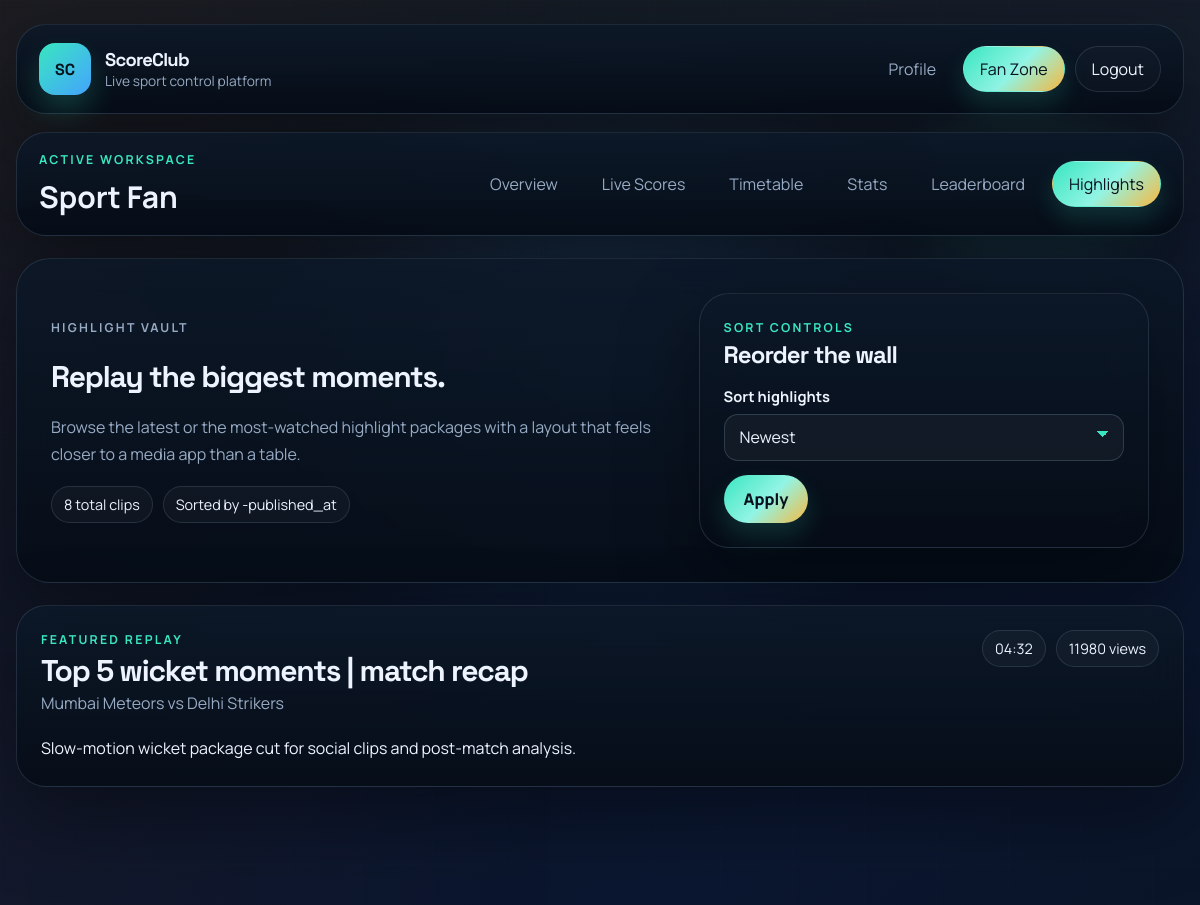
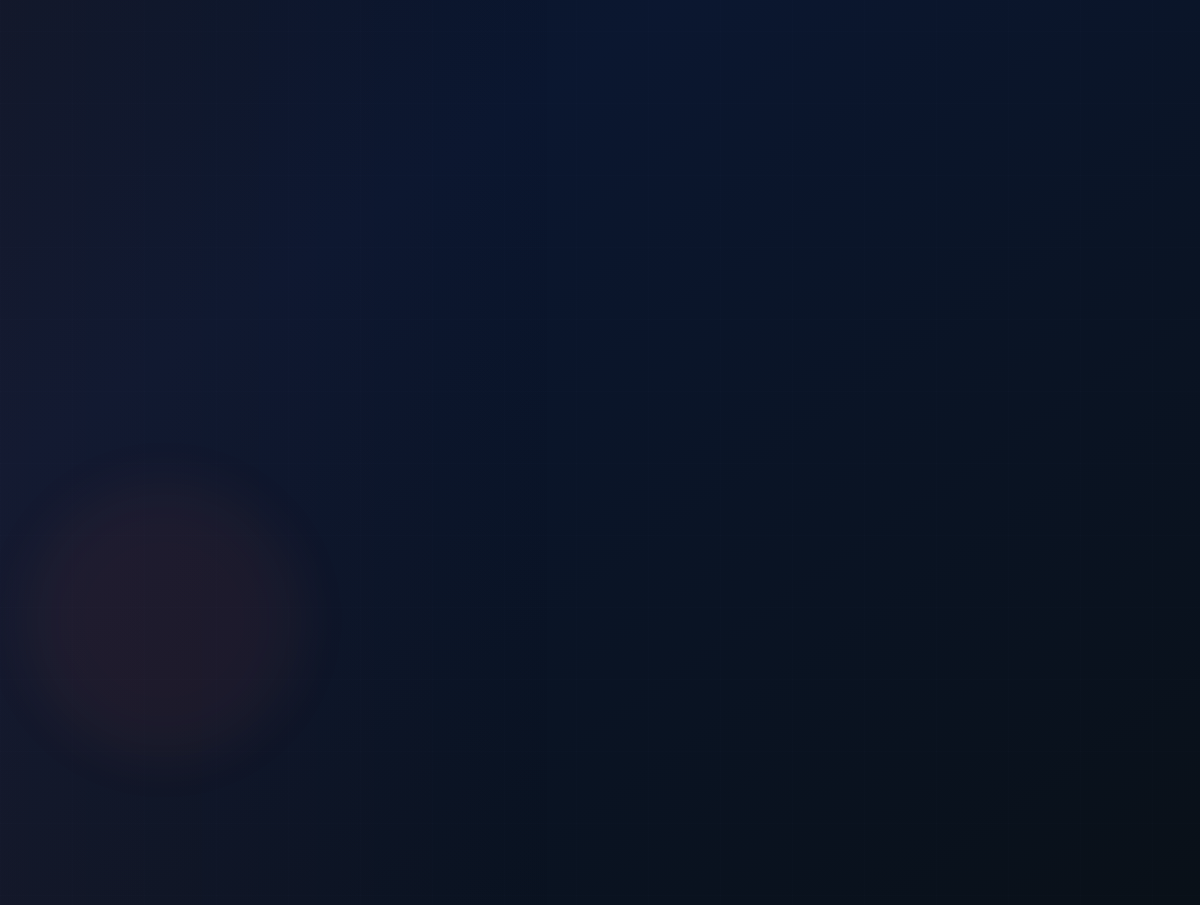
/fan/highlights/ (signed in), run on the app's committed database (2 pictures, top to bottom).
### accounts/models.py (models this page shows)
class User(AbstractUser):
	ROLE_FAN = "fan"
	ROLE_ORGANIZER = "organizer"
	ROLE_MEDIA = "media"
	ROLE_CHOICES = [
		(ROLE_FAN, "Sport Fan"),
		(ROLE_ORGANIZER, "Organizer"),
		(ROLE_MEDIA, "Media & Broadcast"),
	]
	role = models.CharField(max_length=20, choices=ROLE_CHOICES)

### media/models.py (models this page shows, shortened)
class Highlight(models.Model):
	match = models.ForeignKey(Match, on_delete=models.CASCADE, related_name="highlights")
	title = models.CharField(max_length=150)
	description = models.TextField(blank=True)
	duration = models.CharField(max_length=20, blank=True)
	views = models.PositiveIntegerField(default=0)
	published_at = models.DateTimeField(auto_now_add=True)
	class Meta:
		ordering = ["-published_at"]

### organizer/models.py (models this page shows, shortened)
class Match(models.Model):
	STATUS_SCHEDULED = "scheduled"
	STATUS_LIVE = "live"
	STATUS_FINISHED = "finished"
	STATUS_CHOICES = [
		(STATUS_SCHEDULED, "Scheduled"),
		(STATUS_LIVE, "Live"),
		(STATUS_FINISHED, "Finished"),
	]
	sport = models.CharField(max_length=50)
	home_team = models.CharField(max_length=100)
	away_team = models.CharField(max_length=100)
	venue = models.CharField(max_length=150)
	start_time = models.DateTimeField()
	status = models.CharField(max_length=20, choices=STATUS_CHOICES, default=STATUS_SCHEDULED)
	created_at = models.DateTimeField(auto_now_add=True)
	class Meta:
		ordering = ["start_time"]

### fan/views.py (the view)
# urls.py: path("highlights/", views.highlights_view, name="highlights"),
@role_required("fan")
def highlights_view(request):
	sort = request.GET.get("sort", "-published_at").strip() or "-published_at"
	highlights = Highlight.objects.select_related("match").order_by(sort)
	paginator = Paginator(highlights, 10)
	page_obj = paginator.get_page(request.GET.get("page"))
	return render(
		request,
		"fan/highlights.html",
		{
			"highlights": page_obj,
			"sort": sort,
			"highlight_count": highlights.count(),
			"featured_highlight": highlights.first(),
		},
	)

### templates/fan/highlights.html (shortened to what this page needs)
{% extends 'shared/base.html' %}
{% block content %}
<section class="hero-panel" data-reveal>
    <div class="hero-copy">
        <p class="eyebrow">Highlight vault</p>
        <h1>Replay the biggest moments.</h1>
        <p>Browse the latest or the most-watched highlight packages with a layout that feels closer to a media app than a table.</p>
        <div class="badge-row">
            <span class="chip">{{ highlight_count }} total clips</span>
            <span class="chip">Sorted by {{ sort }}</span>
        </div>
    </div>
    <article class="stack-card">
        <div>
            <p class="eyebrow">Sort controls</p>
            <h2 class="section-heading">Reorder the wall</h2>
        </div>
        <form method="get" class="form-grid">
            <div>
                <label for="sort">Sort highlights</label>
                <select id="sort" name="sort">
                    <option value="-published_at" {% if sort == '-published_at' %}selected{% endif %}>Newest</option>
                </select>
            </div>
            <div class="form-actions">
                <button type="submit">Apply</button>
            </div>
        </form>
    </article>
</section>
{% if featured_highlight %}
<section class="surface" data-reveal>
    <div class="surface-header">
        <div>
            <p class="eyebrow">Featured replay</p>
            <h2 class="section-heading">{{ featured_highlight.title }}</h2>
            <p class="section-subtitle">{{ featured_highlight.match.home_team }} vs {{ featured_highlight.match.away_team }}</p>
        </div>
        <div class="badge-row">
            <span class="chip">{{ featured_highlight.duration|default:'Replay clip' }}</span>
            <span class="chip">{{ featured_highlight.views }} views</span>
        </div>
    </div>
    <p class="rich-text">{{ featured_highlight.description|default:'A premium replay package from the latest action.' }}</p>
</section>
{% endif %}
{% endblock %}

### templates/shared/base.html (shortened to what this page needs)
{% load static %}
<!doctype html>
<html lang="en">
<head>
    <link rel="stylesheet" href="{% static 'css/main.css' %}">
</head>
<body class="app-body {% block body_class %}{% endblock %}">
{% with current_ns=request.resolver_match.namespace current_name=request.resolver_match.url_name %}
<div class="site-shell" data-spotlight>
    <div class="ambient ambient-one"></div>
    <div class="ambient ambient-two"></div>
    <div class="ambient ambient-grid"></div>
    <header class="site-header panel" data-reveal>
        <a href="{% if user.is_authenticated %}{% if user.role == 'fan' %}{% url 'fan:dashboard' %}{% elif user.role == 'organizer' %}{% url 'organizer:dashboard' %}{% else %}{% url 'media:dashboard' %}{% endif %}{% else %}{% url 'login' %}{% endif %}" class="brandmark">
            <span class="brandmark-badge">SC</span>
            <span>
                <strong>ScoreClub</strong>
                <small>Live sport control platform</small>
            </span>
        </a>
        <nav class="primary-nav">
            {% if user.is_authenticated %}
                <a href="{% url 'profile' %}" class="nav-link {% if current_name == 'profile' %}active{% endif %}">Profile</a>
                {% if user.role == 'fan' %}
                    <a href="{% url 'fan:dashboard' %}" class="nav-link {% if current_ns == 'fan' %}active{% endif %}">Fan Zone</a>
                {% elif user.role == 'organizer' %}
                    <a href="{% url 'organizer:dashboard' %}" class="nav-link {% if current_ns == 'organizer' %}active{% endif %}">Ops Suite</a>
                {% else %}
                    <a href="{% url 'media:dashboard' %}" class="nav-link {% if current_ns == 'media' %}active{% endif %}">Media Hub</a>
                {% endif %}
                <a href="{% url 'logout' %}" class="nav-link nav-link-ghost">Logout</a>
            {% else %}
                <a href="{% url 'login' %}" class="nav-link {% if current_name == 'login' %}active{% endif %}">Login</a>
                <a href="{% url 'register' %}" class="nav-link nav-link-accent {% if current_name == 'register' %}active{% endif %}">Create Account</a>
            {% endif %}
        </nav>
    </header>
    {% if user.is_authenticated %}
    <section class="context-ribbon panel" data-reveal>
        <div>
            <p class="eyebrow">Active workspace</p>
            <h2>{{ user.get_role_display }}</h2>
        </div>
        <div class="pill-nav">
            {% if user.role == 'fan' %}
                <a href="{% url 'fan:dashboard' %}" class="pill {% if current_name == 'dashboard' and current_ns == 'fan' %}active{% endif %}">Overview</a>
                <a href="{% url 'fan:live_scores' %}" class="pill {% if current_name == 'live_scores' %}active{% endif %}">Live Scores</a>
                <a href="{% url 'fan:timetable' %}" class="pill {% if current_name == 'timetable' %}active{% endif %}">Timetable</a>
                <a href="{% url 'fan:stats' %}" class="pill {% if current_name == 'stats' %}active{% endif %}">Stats</a>
                <a href="{% url 'fan:leaderboard' %}" class="pill {% if current_name == 'leaderboard' %}active{% endif %}">Leaderboard</a>
                <a href="{% url 'fan:highlights' %}" class="pill {% if current_name == 'highlights' %}active{% endif %}">Highlights</a>
            {% endif %}
        </div>
    </section>
    {% endif %}
    <main class="page-frame">
        {% block content %}{% endblock %}
    </main>
</div>
{% endwith %}
</body>
</html>

### data on the page
User: role "Sport Fan"
Highlight: title "Top 5 wicket moments | match recap", match.home_team "Mumbai Meteors", match.away_team "Delhi Strikers", duration "04:32", views "11980", description "Slow-motion wicket package cut for social clips and post-match analysis."

### other printed values
{{ highlight_count }} "8"
{{ sort }} "-published_at"
